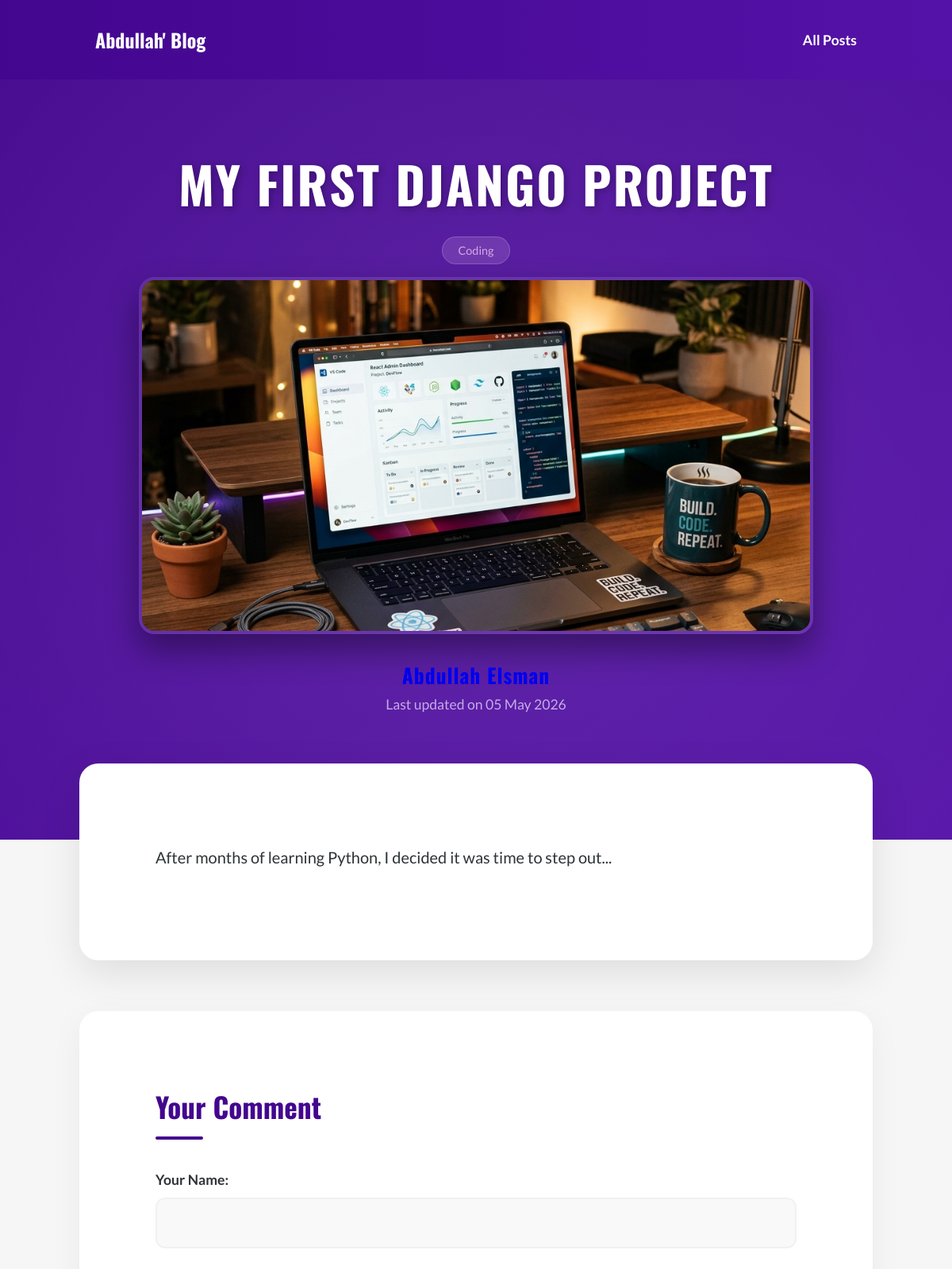
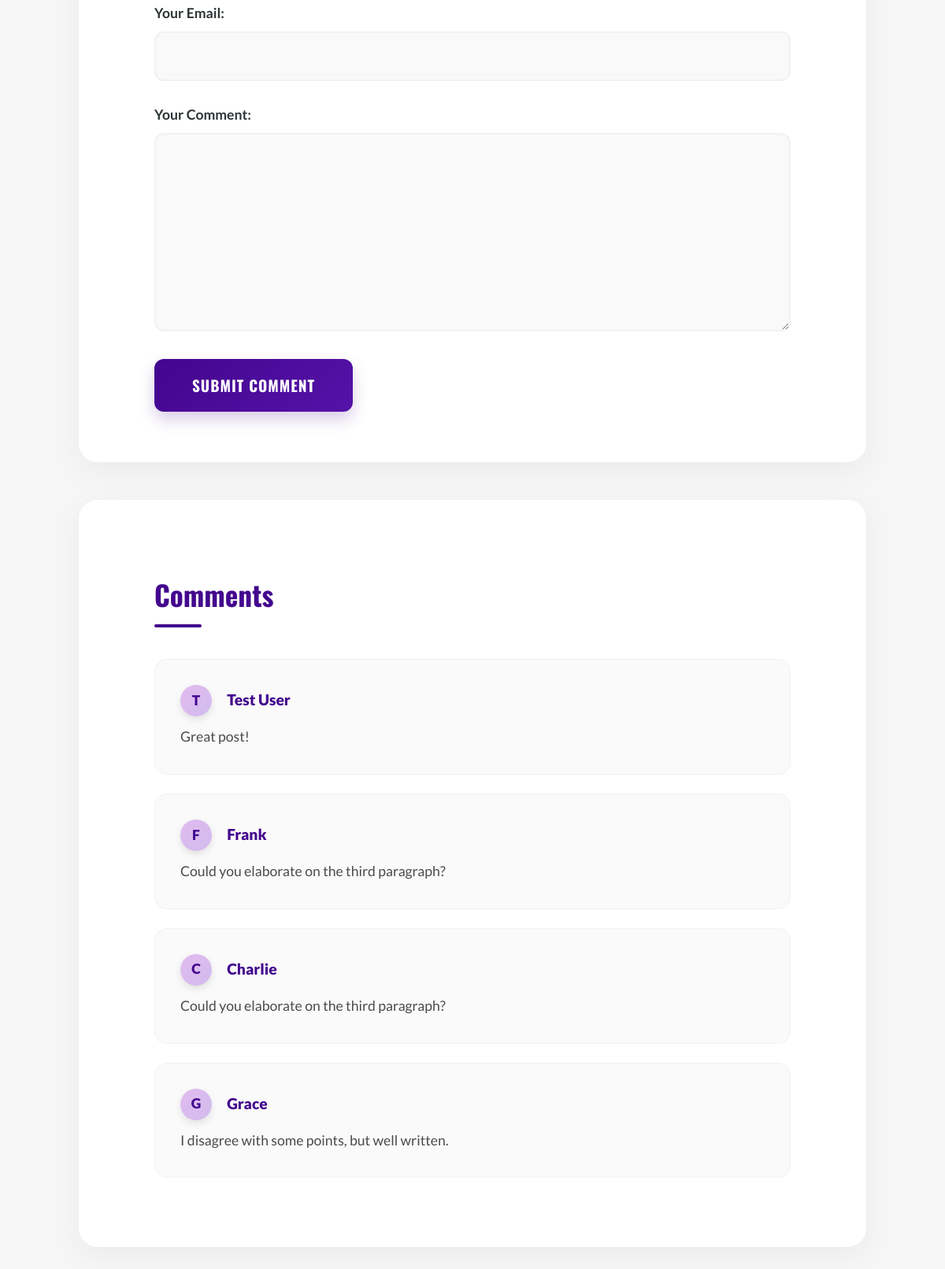
The page /posts/my-first-django-project/ on the database its author committed (2 pictures, top to bottom).
### blog/models.py (models this page shows, shortened)
class Post(models.Model):
    title = models.CharField(max_length=200)
    excerpt = models.CharField(max_length=300)
    date = models.DateField(auto_now=True)
    slug = models.SlugField(unique=True, db_index=True)
    content = models.TextField(validators=[MinLengthValidator(10)])
    image = models.ImageField(upload_to="posts",null=True)
    author = models.ForeignKey(Author, on_delete=models.SET_NULL, null=True, related_name='posts')
    tags = models.ManyToManyField(Tag)

class Tag(models.Model):
    caption = models.CharField(max_length=20)
    def __str__(self):
        return self.caption

class Author(models.Model):
    first_name = models.CharField(max_length=100)
    last_name = models.CharField(max_length=100)
    email_address = models.EmailField(unique=True)
    def full_name(self):
        return f"{self.first_name} {self.last_name}"
    def __str__(self):
        return self.full_name()

class Comment(models.Model):
    user_name = models.CharField(max_length=100)
    user_email = models.EmailField()
    text = models.TextField(max_length=400)
    post = models.ForeignKey(Post, on_delete=models.CASCADE, related_name='comments')

### blog/views.py (the view)
# urls.py: path('posts/<slug:slug>/', views.PostDetailView.as_view(), name='post_detail'),
class PostDetailView(View):
    template_name = 'blog/post-detail.html'
    model = Post
    def get(self, request, slug):
        post = Post.objects.get(slug=slug)
        context = {
            'post': post,
            'post_tags': post.tags.all(),
            'comment_form': CommentForm()
        }
        return render(request, self.template_name, context)
    def post(self, request, slug):
        comment_form = CommentForm(request.POST)
        post = Post.objects.get(slug=slug)
        if comment_form.is_valid():
            comment = comment_form.save(commit=False)
            comment.post = post
            comment.save()
            return HttpResponseRedirect(reverse('post_detail', args=[slug]))
        context = {
            'post': post,
            'post_tags': post.tags.all(),
            'comment_form': comment_form
        }
        return render(request, self.template_name, context)

### blog/forms.py
class CommentForm(forms.ModelForm):
    class Meta:
        model = Comment
        fields = ['user_name', 'user_email', 'text']
        labels = {
            'user_name': 'Your Name',
            'user_email': 'Your Email',
            'text': 'Your Comment'
        }

### blog/templates/blog/post-detail.html (shortened to what this page needs)
{% extends "base.html" %}
{% load static %}
{% block css_files %}
<link rel="stylesheet" href="{% static 'blog/post-detail.css' %}?v=3" />
{% endblock %}
{% block content %}
<section id="summary">
<h2>{{ post.title }}</h2>
<div>
    {% for tag in post_tags %}
        <span class="tag">{{ tag }}</span>
    {% endfor %}
</div>
<article>
    <img src="{{ post.image.url }}" alt="{{ post.title }}">
    <address><a href="mailto:{{ post.author.email_address }}">{{ post.author }}</a></address>
    <div>
        Last updated on <time>{{ post.date|date:"d M Y" }}</time>
    </div>
</article>
</section>
<main>
    {{ post.content|linebreaks }}
</main>
<section id="comment-form">
    <h2>Your Comment</h2>
    <form action="{% url "post_detail" post.slug %}" method="POST">
        {% for form_field in comment_form %}
            <div class="form-control {% if form_field.errors %}invalid{% endif %}">
                {{ form_field.label_tag }}
                {{ form_field }}
            </div>
        {% endfor %}
        <button type="submit">Submit Comment</button>
    </form>
</section>
<section id="comments">
    <h2>Comments</h2>
    <ul>
        {% for comment in post.comments.all %}
            <li>
                <p class="comment-author">
                    <span class="avatar">{{ comment.user_name|slice:":1"|upper }}</span>
                    {{ comment.user_name }}
                </p>
                <p>{{ comment.text|linebreaks }}</p>
            </li>
        {% endfor %}
    </ul>
</section>
{% endblock %}

### static/app.css (style rules this page uses)
* { box-sizing: border-box; word-wrap: break-word; overflow-wrap: break-word; }
body { margin: 0; font-family: 'Lato', sans-serif; background-color: #f6f6f6; color: #4a4a4a; }
a { text-decoration: none; }
ul { list-style: none; margin: 0; padding: 0; }

### blog/static/blog/post-detail.css (style rules this page uses)
#summary { background: linear-gradient(135deg, #43068e 0%, #5512a8 100%); color: white; padding: 6rem 10% 10rem 10%; text-align: center; position: relative; overflow: hidden; }
#summary::before { content: ''; position: absolute; top: -50%; left: -50%; width: 200%; height: 200%; background: radial-gradient(circle, rgba(255,255,255,0.1) 0%, transparent 70%); animation: rotate 20s linear infinite; }
#summary h2 { font-family: 'Oswald', sans-serif; font-size: 4rem; margin-top: 0; margin-bottom: 2rem; text-transform: uppercase; line-height: 1.1; letter-spacing: 2px; text-shadow: 2px 2px 10px rgba(0,0,0,0.3); position: relative; }
#summary article { display: flex; flex-direction: column; align-items: center; position: relative; }
#summary img { width: 100%; max-width: 850px; height: 450px; object-fit: cover; border-radius: 20px; box-shadow: 0 20px 40px rgba(0, 0, 0, 0.4); margin-bottom: 2rem; border: 4px solid rgba(255, 255, 255, 0.1); transition: transform 0.3s ease; }
#summary address { font-style: normal; font-weight: 700; font-size: 1.6rem; color: #e2baef; margin-bottom: 0.5rem; font-family: 'Oswald', sans-serif; letter-spacing: 1px; }
#summary div { font-size: 1.1rem; color: #d1bced; opacity: 0.9; }
#summary .tag { display: inline-block; background: rgba(226, 186, 239, 0.2); backdrop-filter: blur(5px); color: #e2baef; padding: 0.5rem 1.2rem; border-radius: 30px; font-size: 0.9rem; margin: 0 0.4rem 1rem 0.4rem; font-family: 'Lato', sans-serif; border: 1px solid rgba(226, 186, 239, 0.3); transition: all 0.3s ease; }
main { max-width: 1000px; margin: -6rem auto 4rem auto; background-color: white; padding: 5rem 6rem; border-radius: 24px; box-shadow: 0 15px 50px rgba(0, 0, 0, 0.1); position: relative; z-index: 10; word-wrap: break-word; overflow-wrap: break-word; }
main p { font-family: 'Lato', sans-serif; font-size: 1.25rem; line-height: 1.8; color: #2d3436; margin-bottom: 2rem; }
#comment-form, #comments { max-width: 1000px; margin: 3rem auto; background: white; padding: 4rem 6rem; border-radius: 24px; box-shadow: 0 10px 40px rgba(0, 0, 0, 0.05); }
#comment-form h2, #comments h2 { font-family: 'Oswald', sans-serif; color: #43068e; font-size: 2.2rem; margin-bottom: 2.5rem; position: relative; padding-bottom: 1rem; }
#comment-form h2::after, #comments h2::after { content: ''; position: absolute; bottom: 0; left: 0; width: 60px; height: 4px; background: #43068e; border-radius: 2px; }
.form-control { margin-bottom: 2rem; }
.form-control label { display: block; font-weight: 700; margin-bottom: 0.8rem; color: #2d3436; font-size: 1.1rem; }
.form-control input, .form-control textarea { width: 100%; padding: 1.2rem; border: 2px solid #f1f1f1; border-radius: 12px; font-family: 'Lato', sans-serif; font-size: 1.1rem; background-color: #f9f9f9; transition: all 0.3s ease; }
#comment-form button { background: linear-gradient(135deg, #43068e 0%, #5512a8 100%); color: white; border: none; padding: 1.2rem 3rem; border-radius: 12px; font-family: 'Oswald', sans-serif; font-size: 1.2rem; font-weight: bold; cursor: pointer; text-transform: uppercase; letter-spacing: 1px; transition: all 0.3s ease; box-shadow: 0 10px 20px rgba(67, 6, 142, 0.2); }
#comments ul { margin-top: 2rem; }
#comments li { padding: 2rem; background: #fafafa; border-radius: 16px; margin-bottom: 1.5rem; transition: transform 0.2s ease; border: 1px solid #f1f1f1; }
#comments .comment-author { font-weight: 800; color: #43068e; margin-bottom: 0.8rem; font-size: 1.2rem; display: flex; align-items: center; }
#comments .avatar { width: 40px; height: 40px; background: linear-gradient(135deg, #e2baef 0%, #d1bced 100%); color: #43068e; border-radius: 50%; margin-right: 1.2rem; display: flex; align-items: center; justify-content: center; font-size: 1.1rem; box-shadow: 0 4px 10px rgba(0,0,0,0.1); }
#comments p { margin: 0; font-family: 'Lato', sans-serif; color: #4a4a4a; line-height: 1.6; font-size: 1.1rem; }

### rows shown on the page
Post: title "MY FIRST DJANGO PROJECT", image (picture), author "Abdullah Elsman", date "05 May 2026", content "After months of learning Python, I decided it was time to step out..."
Tag: caption "Coding"
Comment: user_name "T", user_name "Test User", text "Great post!"
Comment: user_name "F", user_name "Frank", text "Could you elaborate on the third paragraph?"
Comment: user_name "C", user_name "Charlie", text "Could you elaborate on the third paragraph?"
Comment: user_name "G", user_name "Grace", text "I disagree with some points, but well written."
